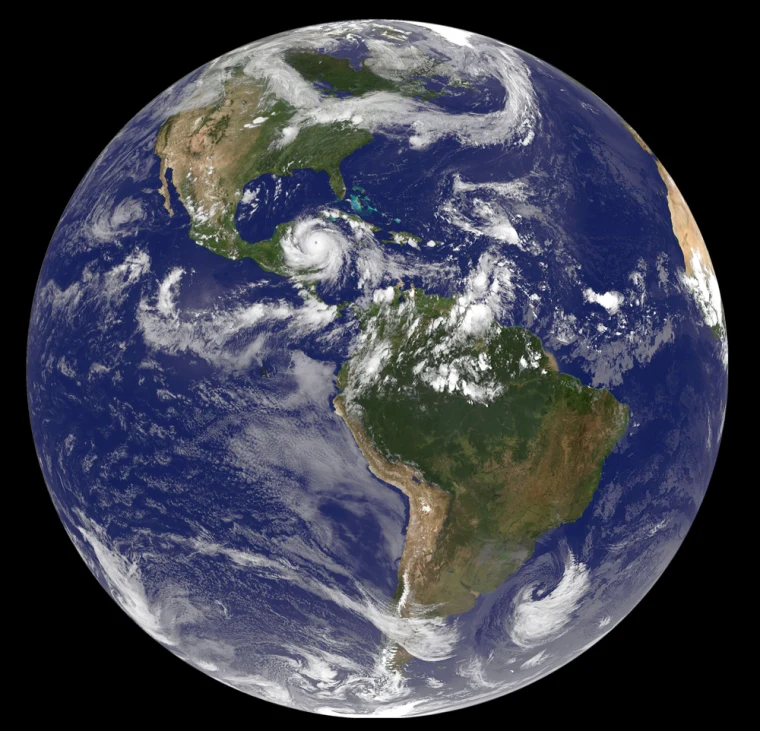
#> input picture planets/Earth/080708-earth hmed-10a (2).webp, 760 x 731 px, found by its file name; its folder holds only this picture in this run
$ python smolifier.py
#> lines starting #> are read from the running program, lines starting #| are printed output that depends on the picture
from PIL import Image
import os

def resize_images_in_folder(input_folder, output_folder, new_size):
    # Create output folder if it doesn't exist
#> called with input_folder = 'planets', output_folder = 'processed_ds', new_size = (224, 224)
    if not os.path.exists(output_folder):
        os.makedirs(output_folder)

    # Loop through each subfolder in the input folder
    for subfolder in os.listdir(input_folder):
        subfolder_path = os.path.join(input_folder, subfolder)
        output_subfolder_path = os.path.join(output_folder, subfolder)

        # Create output subfolder if it doesn't exist
        if not os.path.exists(output_subfolder_path):
            os.makedirs(output_subfolder_path)

        # Loop through each file in the subfolder
        for filename in os.listdir(subfolder_path):
            input_path = os.path.join(subfolder_path, filename)
            output_path = os.path.join(output_subfolder_path, filename)

            # Open and resize the image
            with Image.open(input_path) as img:
                # Resize the image while retaining the aspect ratio
#> img is the input picture: PIL image 760x731 RGB; mean R, G, B 62.7, 64.9, 77.8
                print(output_subfolder_path,filename)
                img.thumbnail(new_size)
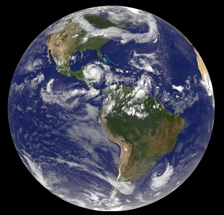
#> img: PIL image 224x215 RGB; mean R, G, B 62.8, 65, 77.8
                left_margin = (img.width - new_size[0]) // 2
#> left_margin = 0
                top_margin = (img.height - new_size[1]) // 2
#> top_margin = -5
                right_margin = left_margin + new_size[0]
#> right_margin = 224
                bottom_margin = top_margin + new_size[1]
#> bottom_margin = 219
                img = img.crop((left_margin, top_margin, right_margin, bottom_margin))
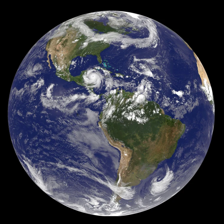
#> img: PIL image 224x224 RGB; mean R, G, B 60.2, 62.4, 74.7
                # Save the resized image to the output folder
                img.save(output_path)
#> pass 2 of the loop in resize_images_in_folder, `for subfolder in os.listdir(input_folder):`:
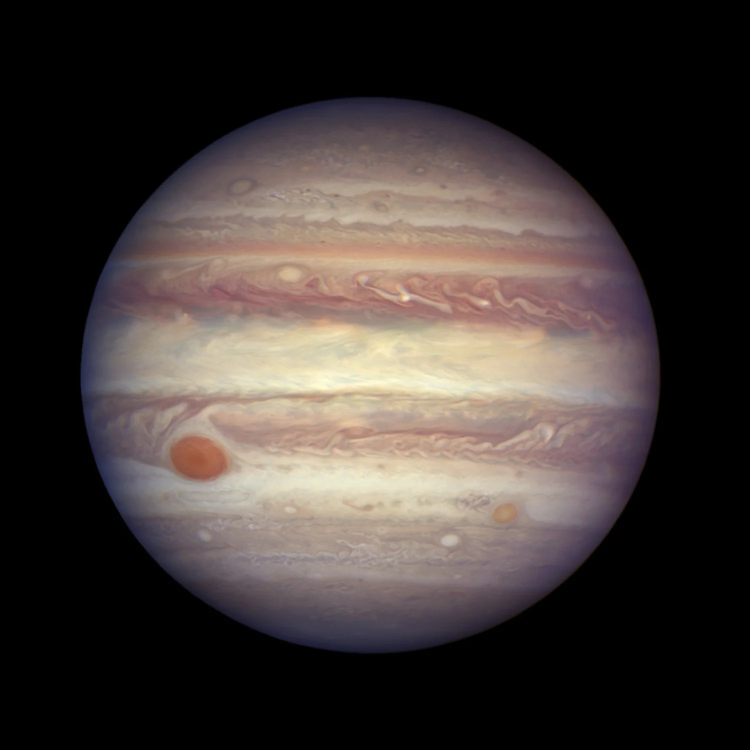
#> input picture planets/Jupiter/170406-jupiter-mn-1506-1956946.webp, 1500 x 1500 px, found by its file name (shown at 1/2 size)
#> in resize_images_in_folder, img is the input picture: PIL image 1500x1500 RGB; mean R, G, B 65.5, 57.2, 54.2
#> in resize_images_in_folder, `img.thumbnail(new_size)`:
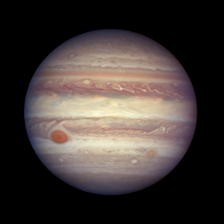
#> img: PIL image 224x224 RGB; mean R, G, B 65.4, 57.2, 54.1

if __name__ == "__main__":
    # Set the input and output folders
    input_folder = "planets"
    output_folder = "processed_ds"
    size = 224

    # Set the desired size for the images (width, height)
    new_size = (size,size)  # Adjust as needed

    # Resize the images and save them to the output folder
    resize_images_in_folder(input_folder, output_folder, new_size)
